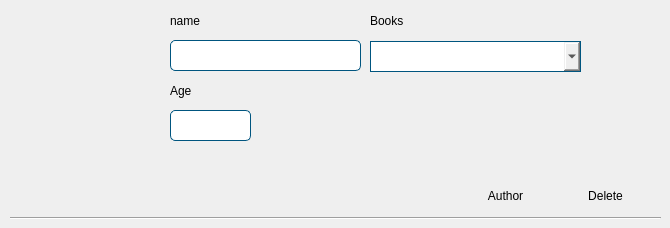
<?xml version="1.0" encoding="UTF-8"?>
<ui version="4.0">
 <class>Form</class>
 <widget class="QWidget" name="Form">
  <property name="geometry">
   <rect>
    <x>0</x>
    <y>0</y>
    <width>670</width>
    <height>228</height>
   </rect>
  </property>
  <property name="minimumSize">
   <size>
    <width>670</width>
    <height>228</height>
   </size>
  </property>
  <property name="windowTitle">
   <string>Form</string>
  </property>
  <property name="styleSheet">
   <string notr="true">QWidget{
	font: 63 11pt &quot;Verdana Pro Cond Semibold&quot;;
}</string>
  </property>
  <widget class="QLabel" name="label">
   <property name="geometry">
    <rect>
     <x>170</x>
     <y>10</y>
     <width>71</width>
     <height>21</height>
    </rect>
   </property>
   <property name="text">
    <string>name</string>
   </property>
  </widget>
  <widget class="QLabel" name="label_2">
   <property name="geometry">
    <rect>
     <x>170</x>
     <y>80</y>
     <width>61</width>
     <height>21</height>
    </rect>
   </property>
   <property name="text">
    <string>Age</string>
   </property>
  </widget>
  <widget class="QLabel" name="label_3">
   <property name="geometry">
    <rect>
     <x>370</x>
     <y>10</y>
     <width>61</width>
     <height>21</height>
    </rect>
   </property>
   <property name="text">
    <string>Books</string>
   </property>
  </widget>
  <widget class="QLabel" name="full_name">
   <property name="geometry">
    <rect>
     <x>170</x>
     <y>40</y>
     <width>191</width>
     <height>31</height>
    </rect>
   </property>
   <property name="minimumSize">
    <size>
     <width>50</width>
     <height>31</height>
    </size>
   </property>
   <property name="styleSheet">
    <string notr="true">border:1px solid rgb(0, 85, 127);
border-radius:5px;
background-color:#fff;</string>
   </property>
   <property name="text">
    <string/>
   </property>
  </widget>
  <widget class="QLabel" name="age">
   <property name="geometry">
    <rect>
     <x>170</x>
     <y>110</y>
     <width>81</width>
     <height>31</height>
    </rect>
   </property>
   <property name="minimumSize">
    <size>
     <width>50</width>
     <height>31</height>
    </size>
   </property>
   <property name="styleSheet">
    <string notr="true">border:1px solid rgb(0, 85, 127);
border-radius:5px;
background-color:#fff;</string>
   </property>
   <property name="text">
    <string/>
   </property>
  </widget>
  <widget class="QLabel" name="profile_picture">
   <property name="geometry">
    <rect>
     <x>10</x>
     <y>10</y>
     <width>151</width>
     <height>191</height>
    </rect>
   </property>
   <property name="styleSheet">
    <string notr="true"/>
   </property>
   <property name="text">
    <string/>
   </property>
   <property name="scaledContents">
    <bool>true</bool>
   </property>
  </widget>
  <widget class="Line" name="line">
   <property name="geometry">
    <rect>
     <x>10</x>
     <y>210</y>
     <width>651</width>
     <height>16</height>
    </rect>
   </property>
   <property name="orientation">
    <enum>Qt::Horizontal</enum>
   </property>
  </widget>
  <widget class="QPushButton" name="delete_author">
   <property name="geometry">
    <rect>
     <x>560</x>
     <y>180</y>
     <width>91</width>
     <height>31</height>
    </rect>
   </property>
   <property name="styleSheet">
    <string notr="true">
QPushButton{border-radius:15px;}
QPushButton:hover {
border:2px solid rgb(0, 85, 127)}</string>
   </property>
   <property name="text">
    <string>Delete</string>
   </property>
   <property name="icon">
    <iconset>
     <normaloff>../images/delete.png</normaloff>../images/delete.png</iconset>
   </property>
   <property name="iconSize">
    <size>
     <width>20</width>
     <height>20</height>
    </size>
   </property>
  </widget>
  <widget class="QPushButton" name="author_detail_btn">
   <property name="geometry">
    <rect>
     <x>460</x>
     <y>180</y>
     <width>91</width>
     <height>31</height>
    </rect>
   </property>
   <property name="styleSheet">
    <string notr="true">QPushButton {
	background-color:transparent;
	border-radius:15px;
}
QPushButton:hover {
border:2px solid rgb(0, 85, 127)}</string>
   </property>
   <property name="text">
    <string>Author</string>
   </property>
   <property name="icon">
    <iconset>
     <normaloff>../images/author_profile_picture.png</normaloff>../images/author_profile_picture.png</iconset>
   </property>
   <property name="iconSize">
    <size>
     <width>20</width>
     <height>20</height>
    </size>
   </property>
  </widget>
  <widget class="QComboBox" name="books">
   <property name="geometry">
    <rect>
     <x>370</x>
     <y>41</y>
     <width>211</width>
     <height>31</height>
    </rect>
   </property>
   <property name="styleSheet">
    <string notr="true">border:1px solid rgb(0, 85, 127);</string>
   </property>
  </widget>
 </widget>
 <resources/>
 <connections/>
</ui>
